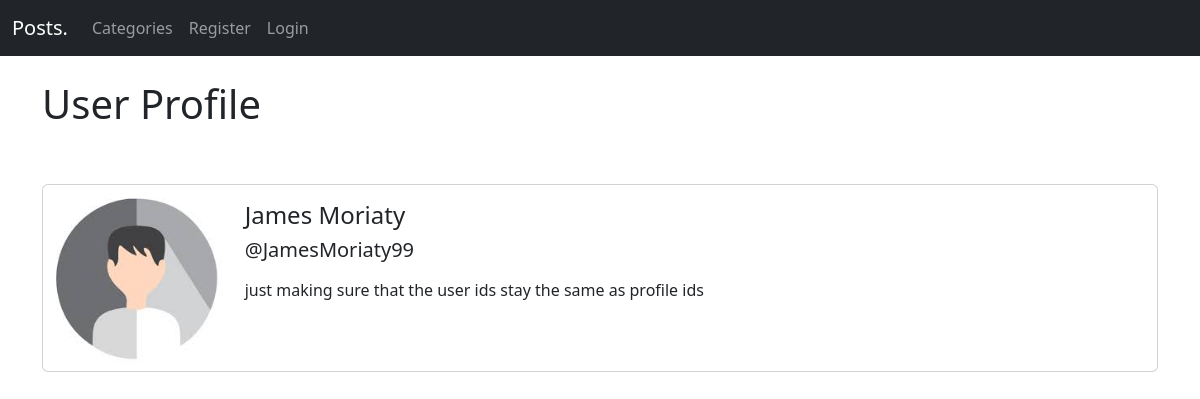
The page /members/3/profile/ on the database its author committed.
### startBlog/models.py (models this page shows, shortened)
class Profile(models.Model):
    user = models.OneToOneField(User, null=True, on_delete=models.CASCADE)
    bio = models.TextField()
    profile_pic = models.ImageField(null=True, blank=True, upload_to='images/profiles/')
    website_url = models.CharField(max_length=255, null=True, blank=True)
    instagram_url = models.CharField(max_length=255, null=True, blank=True)
    linkedin_url = models.CharField(max_length=255, null=True, blank=True)
    x_url = models.CharField(max_length=255, null=True, blank=True)
    pinterest_url = models.CharField(max_length=255, null=True, blank=True)
    def get_social_links(self):
        links = {
            "Website": self.website_url,
            "Instagram": self.instagram_url,
            "LinkedIn": self.linkedin_url,
            "X": self.x_url,
            "Pinterest": self.pinterest_url,
        }
        return {name: url for name, url in links.items() if url}

### members/views.py (the view)
# urls.py: path('<int:pk>/profile/', ShowProfilePageView.as_view(), name="user-profile"),
class ShowProfilePageView(DetailView):
    model = Profile
    template_name = 'registration/user_profile.html'
    def get_context_data(self, *args, **kwargs):
        users = Profile.objects.all()
        context = super(ShowProfilePageView, self).get_context_data(*args, **kwargs)
        page_user = get_object_or_404(Profile, id=self.kwargs['pk'])
        context["page_user"] = page_user
        return context

### members/templates/registration/user_profile.html (shortened to what this page needs)
{%  extends 'base.html' %}
{% load static %}
{%  block content    %}
<h1>User Profile</h1>
<br><br>
<div class="card mb-3">
  <div class="row g-0">
    <div class="col-md-2">
      {% if page_user.profile_pic %}
      <img src="{{ page_user.profile_pic.url }}" class="img-fluid rounded-start" alt="...">
      {% else %}
      <img src="{% static 'startBlog/images/images.jpeg' %}" class="img-fluid rounded-start" alt="...">
      {% endif %}
    </div>
    <div class="col-md-10">
      <div class="card-body">
        <h4 class="card-title">{{ page_user.user.first_name }} {{ page_user.user.last_name }}</h4>
        <h5 class="card-title">@{{ page_user.user.username }}</h5>
        <p class="card-text">{{ page_user.user.profile.bio }}</p>
      </div>
    </div>
  </div>
</div>
{%  endblock    %}

### rows shown on the page
Profile: user.first_name "James", user.last_name "Moriaty", user.username "JamesMoriaty99", user.profile.bio "just making sure that the user ids stay the same as profile ids"
